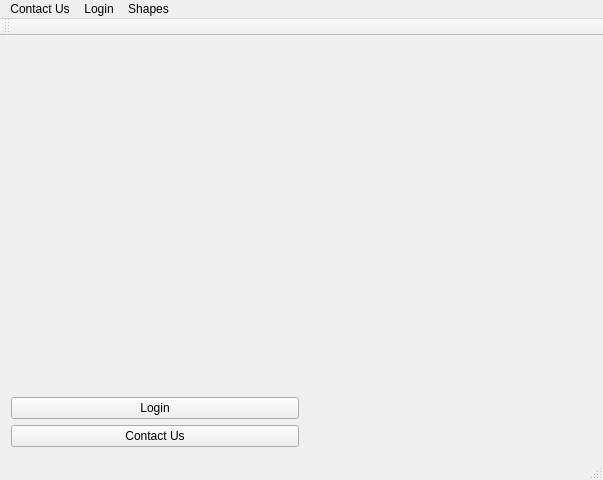
<?xml version="1.0" encoding="UTF-8"?>
<ui version="4.0">
 <class>MainWindow</class>
 <widget class="QMainWindow" name="MainWindow">
  <property name="geometry">
   <rect>
    <x>0</x>
    <y>0</y>
    <width>603</width>
    <height>480</height>
   </rect>
  </property>
  <property name="windowTitle">
   <string>MainWindow</string>
  </property>
  <widget class="QWidget" name="centralWidget">
   <layout class="QGridLayout" name="gridLayout">
    <item row="0" column="0" colspan="2">
     <widget class="canvas" name="widget" native="true">
      <property name="enabled">
       <bool>true</bool>
      </property>
      <property name="layoutDirection">
       <enum>Qt::LeftToRight</enum>
      </property>
     </widget>
    </item>
    <item row="1" column="0">
     <widget class="QPushButton" name="pushButton_login">
      <property name="text">
       <string>Login</string>
      </property>
     </widget>
    </item>
    <item row="2" column="0">
     <widget class="QPushButton" name="pushButton_contact">
      <property name="text">
       <string>Contact Us</string>
      </property>
     </widget>
    </item>
   </layout>
  </widget>
  <widget class="QMenuBar" name="menuBar">
   <property name="geometry">
    <rect>
     <x>0</x>
     <y>0</y>
     <width>603</width>
     <height>20</height>
    </rect>
   </property>
   <widget class="QMenu" name="menuContact_Us">
    <property name="title">
     <string>Contact Us</string>
    </property>
   </widget>
   <widget class="QMenu" name="menuLogin">
    <property name="title">
     <string>Login</string>
    </property>
   </widget>
   <widget class="QMenu" name="menuShapes">
    <property name="title">
     <string>Shapes</string>
    </property>
   </widget>
   <addaction name="menuContact_Us"/>
   <addaction name="menuLogin"/>
   <addaction name="menuShapes"/>
  </widget>
  <widget class="QStatusBar" name="statusBar"/>
  <widget class="QToolBar" name="mainToolBar">
   <attribute name="toolBarArea">
    <enum>TopToolBarArea</enum>
   </attribute>
   <attribute name="toolBarBreak">
    <bool>false</bool>
   </attribute>
  </widget>
 </widget>
 <layoutdefault spacing="6" margin="11"/>
 <customwidgets>
  <customwidget>
   <class>canvas</class>
   <extends>QWidget</extends>
   <header>canvas.h</header>
   <container>1</container>
  </customwidget>
 </customwidgets>
 <resources/>
 <connections/>
</ui>
